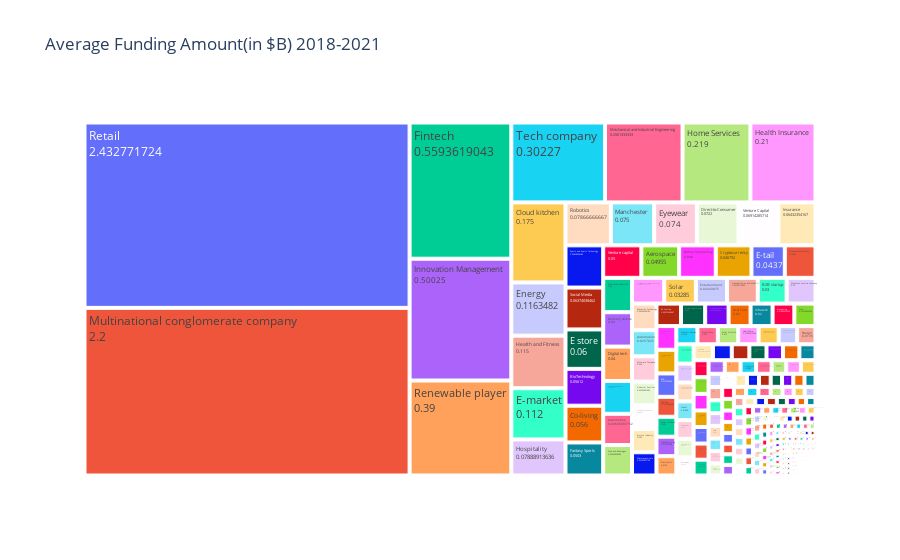

Here is the notebook cell this chart was saved with:
### Markdown cell above
### **4.2 __Average Funding per Sector__**

### Code cell
# Finding the most funded sectors_funding
avg_sectors_funding = df.groupby('sector')['amount'].mean().reset_index()

# Convert the amount to billion dollars
avg_sectors_funding['amount_in_billion'] = avg_sectors_funding['amount'] / 1e9

# Create a treemap
fig = px.treemap(avg_sectors_funding, 
                 path=['sector'], 
                 values='amount_in_billion',
                 title='Average Funding Amount(in $B)\n2018-2021',
                 labels={'amount_in_billion': 'Amount in Billion $'})
fig.update_traces(textinfo='label+value')
fig.show()

### Figure 1 — Plotly figure (JSON) as saved in the notebook; plotly's stock layout.template omitted (floating-point values rounded to 4 significant figures; data arrays with more than 128 entries replaced by an {"elided": "..."} marker saying what was removed)
{"data": [{"branchvalues": "total", "domain": {"x": [0, 1], "y": [0, 1]}, "hovertemplate": "labels=%{label}<br>Amount in Billion $=%{value}<br>parent=%{parent}<br>id=%{id}<extra></extra>", "ids": {"elided": "352 str values"}, "labels": {"elided": "352 str values"}, "name": "", "parents": {"elided": "352 str values"}, "textinfo": "label+value", "type": "treemap", "values": {"elided": "352 float values"}}], "layout": {"legend": {"tracegroupgap": 0}, "title": {"text": "Average Funding Amount(in $B)\n2018-2021"}}}
